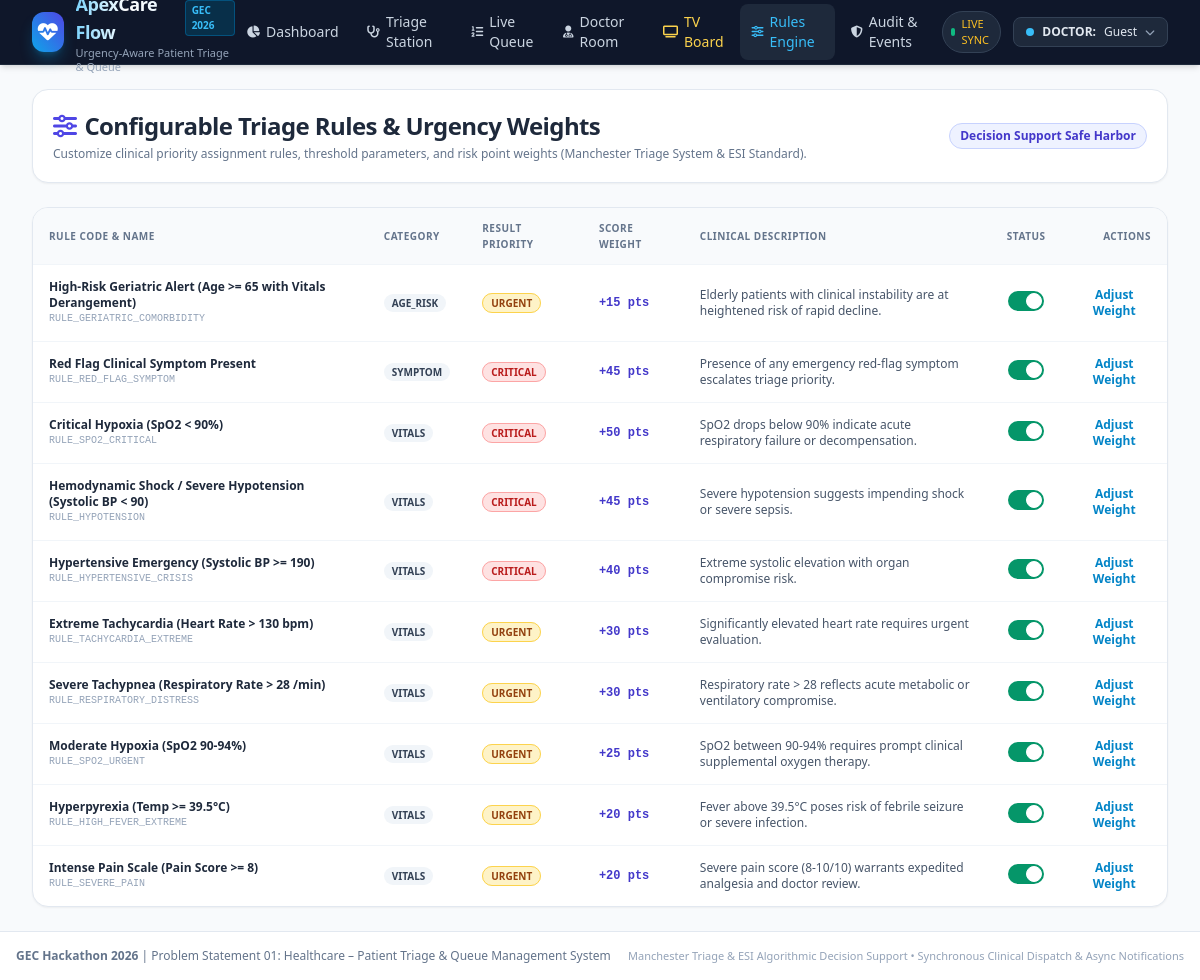
The app's page /rules with its own data.
### tables this page shows
CREATE TABLE triage_rules (
        id INTEGER PRIMARY KEY AUTOINCREMENT,
        rule_code TEXT UNIQUE NOT NULL,
        rule_name TEXT NOT NULL,
        category TEXT NOT NULL, -- 'VITALS', 'SYMPTOM', 'AGE_RISK', 'COMORBIDITY'
        condition_json TEXT NOT NULL, -- {metric: 'spo2', op: '<', val: 90}
        priority_result TEXT NOT NULL, -- 'CRITICAL', 'URGENT', 'ROUTINE'
        score_weight INTEGER NOT NULL,
        description TEXT NOT NULL,
        is_active INTEGER DEFAULT 1
    );

### app.py (the view)
@app.route('/rules')
def rules_view():
    conn = get_db()
    cursor = conn.cursor()
    cursor.execute("SELECT * FROM triage_rules ORDER BY category ASC, score_weight DESC")
    rules = cursor.fetchall()
    conn.close()
    return render_template('rules.html', rules=rules)

### app.py (called while the page is built)
@app.context_processor
def inject_user_context():
    return {
        'current_user': session.get('user_name', 'Guest'),
        'current_role': session.get('user_role', 'DOCTOR'),
        'current_dept_id': session.get('department_id', 1),
        'current_doctor_id': session.get('doctor_id', 1)
    }

### database.py (called while the page is built)
def get_db():
    conn = sqlite3.connect(DB_PATH, check_same_thread=False)
    conn.row_factory = sqlite3.Row
    conn.execute("PRAGMA foreign_keys = ON")
    return conn

### templates/rules.html (shortened to what this page needs)
{% extends "base.html" %}
{% block content %}
<div class="space-y-6">
    <div class="bg-white rounded-2xl shadow-sm border border-slate-200 p-5 flex flex-col sm:flex-row sm:items-center sm:justify-between gap-4">
        <div>
            <h1 class="text-2xl font-black text-slate-800 tracking-tight flex items-center space-x-2">
                <i class="fa-solid fa-sliders text-indigo-600"></i>
                <span>Configurable Triage Rules & Urgency Weights</span>
            </h1>
            <p class="text-xs text-slate-500 mt-1">
                Customize clinical priority assignment rules, threshold parameters, and risk point weights (Manchester Triage System & ESI Standard).
            </p>
        </div>
        <div class="flex items-center space-x-2">
            <span class="text-xs px-2.5 py-1 rounded-full bg-indigo-50 text-indigo-700 font-bold border border-indigo-200">
                Decision Support Safe Harbor
            </span>
        </div>
    </div>
    <div class="bg-white rounded-2xl shadow-sm border border-slate-200 overflow-hidden">
        <div class="overflow-x-auto">
            <table class="w-full text-left text-xs">
                <thead class="bg-slate-50 text-slate-500 font-semibold border-b border-slate-100 uppercase tracking-wider text-[10px]">
                    <tr>
                        <th class="py-3 px-4">Rule Code & Name</th>
                        <th class="py-3 px-4">Category</th>
                        <th class="py-3 px-4">Result Priority</th>
                        <th class="py-3 px-4">Score Weight</th>
                        <th class="py-3 px-4">Clinical Description</th>
                        <th class="py-3 px-4 text-center">Status</th>
                        <th class="py-3 px-4 text-right">Actions</th>
                    </tr>
                </thead>
                <tbody class="divide-y divide-slate-100 font-medium">
                    {% for r in rules %}
                    <tr class="hover:bg-slate-50 transition">
                        <td class="py-3.5 px-4">
                            <div class="font-bold text-slate-800">{{ r.rule_name }}</div>
                            <div class="text-[10px] font-mono text-slate-400">{{ r.rule_code }}</div>
                        </td>
                        <td class="py-3.5 px-4">
                            <span class="px-2 py-0.5 rounded-full text-[10px] font-bold bg-slate-100 text-slate-700">
                                {{ r.category }}
                            </span>
                        </td>
                        <td class="py-3.5 px-4">
                            {% if r.priority_result == 'CRITICAL' %}
                            <span class="px-2 py-0.5 rounded-full text-[10px] font-extrabold bg-red-100 text-red-700 border border-red-300">CRITICAL</span>
                            {% elif r.priority_result == 'URGENT' %}
                            <span class="px-2 py-0.5 rounded-full text-[10px] font-extrabold bg-amber-100 text-amber-800 border border-amber-300">URGENT</span>
                            {% else %}
                            <span class="px-2 py-0.5 rounded-full text-[10px] font-bold bg-emerald-100 text-emerald-800 border border-emerald-300">ROUTINE</span>
                            {% endif %}
                        </td>
                        <td class="py-3.5 px-4 font-mono font-bold text-indigo-700">
                            +{{ r.score_weight }} pts
                        </td>
                        <td class="py-3.5 px-4 text-slate-600 max-w-sm">
                            {{ r.description }}
                        </td>
                        <td class="py-3.5 px-4 text-center">
                            <label class="relative inline-flex items-center cursor-pointer">
                                <div class="w-9 h-5 bg-slate-200 peer-focus:outline-none rounded-full peer peer-checked:after:translate-x-full peer-checked:after:border-white after:content-[''] after:absolute after:top-[2px] after:left-[2px] after:bg-white after:border-slate-300 after:border after:rounded-full after:h-4 after:w-4 after:transition-all peer-checked:bg-emerald-600"></div>
                            </label>
                        </td>
                        <td class="py-3.5 px-4 text-right">
                            <button onclick="editWeight({{ r.id }}, '{{ r.rule_name }}', {{ r.score_weight }})"
                                    class="text-sky-600 hover:text-sky-800 font-bold text-xs">
                                Adjust Weight
                            </button>
                        </td>
                    </tr>
                    {% endfor %}
                </tbody>
            </table>
        </div>
    </div>
</div>
{% endblock %}

### records on screen
triage_rules: rule_name "High-Risk Geriatric Alert (Age >= 65 with Vitals Derangement)", rule_code "RULE_GERIATRIC_COMORBIDITY", category "AGE_RISK", priority_result "URGENT", score_weight "15", description "Elderly patients with clinical instability are at heightened risk of rapid decline."
triage_rules: rule_name "Red Flag Clinical Symptom Present", rule_code "RULE_RED_FLAG_SYMPTOM", category "SYMPTOM", priority_result "CRITICAL", score_weight "45", description "Presence of any emergency red-flag symptom escalates triage priority."
triage_rules: rule_name "Critical Hypoxia (SpO2 < 90%)", rule_code "RULE_SPO2_CRITICAL", category "VITALS", priority_result "CRITICAL", score_weight "50", description "SpO2 drops below 90% indicate acute respiratory failure or decompensation."
triage_rules: rule_name "Hemodynamic Shock / Severe Hypotension (Systolic BP < 90)", rule_code "RULE_HYPOTENSION", category "VITALS", priority_result "CRITICAL", score_weight "45", description "Severe hypotension suggests impending shock or severe sepsis."
triage_rules: rule_name "Hypertensive Emergency (Systolic BP >= 190)", rule_code "RULE_HYPERTENSIVE_CRISIS", category "VITALS", priority_result "CRITICAL", score_weight "40", description "Extreme systolic elevation with organ compromise risk."
triage_rules: rule_name "Extreme Tachycardia (Heart Rate > 130 bpm)", rule_code "RULE_TACHYCARDIA_EXTREME", category "VITALS", priority_result "URGENT", score_weight "30", description "Significantly elevated heart rate requires urgent evaluation."
triage_rules: rule_name "Severe Tachypnea (Respiratory Rate > 28 /min)", rule_code "RULE_RESPIRATORY_DISTRESS", category "VITALS", priority_result "URGENT", score_weight "30", description "Respiratory rate > 28 reflects acute metabolic or ventilatory compromise."
triage_rules: rule_name "Moderate Hypoxia (SpO2 90-94%)", rule_code "RULE_SPO2_URGENT", category "VITALS", priority_result "URGENT", score_weight "25", description "SpO2 between 90-94% requires prompt clinical supplemental oxygen therapy."
triage_rules: rule_name "Hyperpyrexia (Temp >= 39.5°C)", rule_code "RULE_HIGH_FEVER_EXTREME", category "VITALS", priority_result "URGENT", score_weight "20", description "Fever above 39.5°C poses risk of febrile seizure or severe infection."
triage_rules: rule_name "Intense Pain Scale (Pain Score >= 8)", rule_code "RULE_SEVERE_PAIN", category "VITALS", priority_result "URGENT", score_weight "20", description "Severe pain score (8-10/10) warrants expedited analgesia and doctor review."

### other values on screen
{{ current_role }} "DOCTOR"
{{ current_user }} "Guest"
